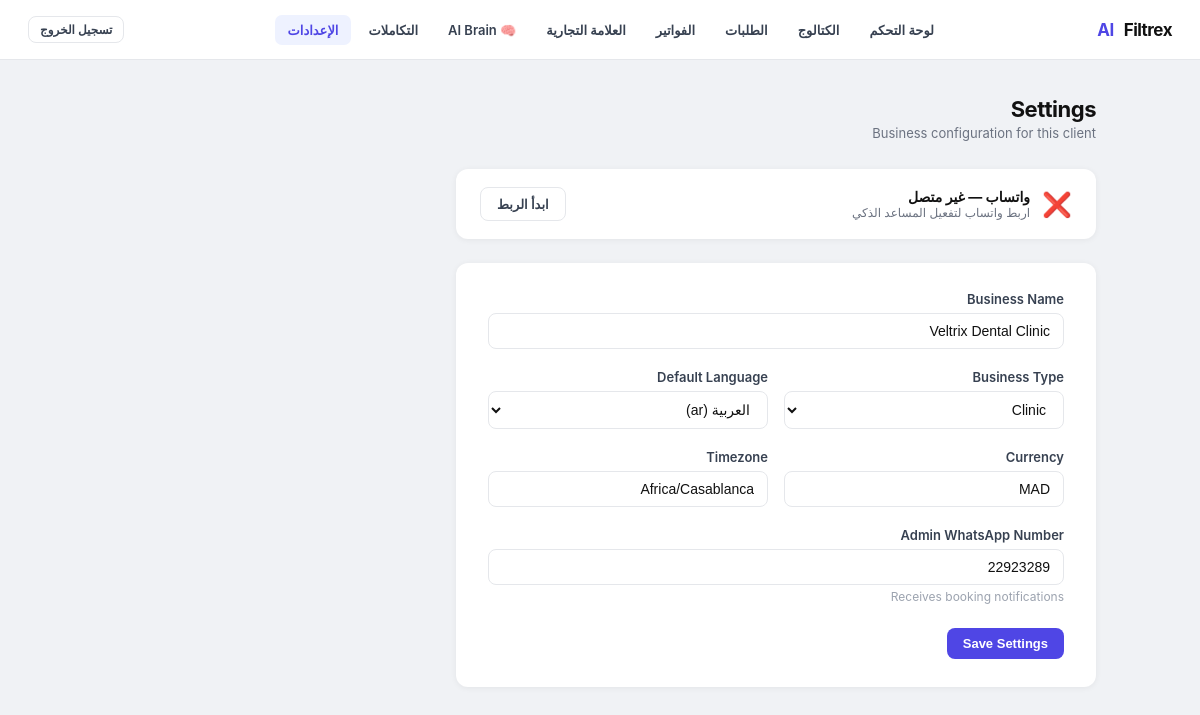
The app's page /admin/settings (signed in) with its own data.
### tables this page shows
CREATE TABLE clients (
                id                INTEGER PRIMARY KEY AUTOINCREMENT,
                name              TEXT NOT NULL,
                business_type     TEXT DEFAULT 'clinic',
                default_language  TEXT DEFAULT 'ar',
                currency          TEXT DEFAULT 'MAD',
                timezone          TEXT DEFAULT 'Africa/Casablanca',
                admin_whatsapp    TEXT,
                ultramsg_instance TEXT,
                ultramsg_token    TEXT,
                is_active         INTEGER DEFAULT 1,
                created_at        TEXT DEFAULT (datetime('now'))
            , whatsapp_connected INTEGER DEFAULT 0, onboarding_step INTEGER DEFAULT 0, referral_code   TEXT, referred_by     INTEGER, referral_count  INTEGER DEFAULT 0, brand_name          TEXT, logo_url            TEXT, primary_color       TEXT DEFAULT '#4f46e5', custom_domain       TEXT, white_label_enabled INTEGER DEFAULT 0, business_whatsapp_number TEXT, whatsapp_connection_status TEXT DEFAULT 'not_connected', whatsapp_provider TEXT DEFAULT 'ultramsg', plan TEXT DEFAULT 'free', subscription_id TEXT, subscription_status TEXT DEFAULT 'inactive', is_trial          INTEGER DEFAULT 0, trial_started_at  TEXT, trial_ends_at     TEXT, affiliate_enabled  INTEGER DEFAULT 1, affiliate_code     TEXT, affiliate_earnings REAL    DEFAULT 0.0, affiliate_rate     REAL    DEFAULT 0.20, assistant_tone        TEXT DEFAULT 'friendly', assistant_goal        TEXT DEFAULT 'book_appointments', business_description  TEXT DEFAULT '', policies              TEXT DEFAULT '', fallback_message      TEXT DEFAULT '', trial_reminder_day  INTEGER DEFAULT 0);

### app.py (the view, shortened to what this page needs)
@app.route("/admin/settings", methods=["GET", "POST"])
def admin_settings():
    guard = _admin_guard()
    if guard:
        return guard
    cid = _session_client_id()
    client = get_client(cid)
    if request.method == "POST" and request.form.get("white_label_enabled"):
        print(f"[PLAN_ENFORCE] checking feature=white_label — client={cid}")
        if not has_feature(cid, "white_label"):
            print(f"[FEATURE_BLOCKED] white_label — client={cid} → upgrade required")
            flash("لقد وصلت إلى حد باقتك الحالية. يرجى الترقية للاستمرار.", "error")
            return redirect(url_for("admin_billing"))
    return render_template("admin/settings.html", client=client, active="settings")

### app.py (called while the page is built, shortened)
@app.context_processor
def _inject_branding():
    return {"branding": getattr(g, "branding", {"brand_name": "Filtrex AI",
                                                  "logo_url": None,
                                                  "primary_color": "#4f46e5",
                                                  "white_label_enabled": 0})}

def t(key, lang="en"):
    lang = lang if lang in TRANSLATIONS else "en"
    return TRANSLATIONS[lang].get(key) or TRANSLATIONS["en"].get(key, key)

@app.context_processor
def _inject_lang():
    cid = session.get("client_id")
    lang = "en"
    if cid:
        _con = sqlite3.connect("bookings.db", timeout=10)
        _con.row_factory = sqlite3.Row
        try:
            _row = _con.execute(
                "SELECT default_language FROM clients WHERE id=?", (cid,)
            ).fetchone()
        finally:
            _con.close()
        if _row:
            lang = _row["default_language"] or "en"
    return {"lang": lang, "t": t}

@app.context_processor
def _inject_trial_info():
    try:
        cid = session.get("client_id")
        if cid:
            _client = get_client(cid)
            return {"trial_info": get_trial_status(_client)}
    except Exception:
        pass
    return {"trial_info": None}

def get_db_connection():
    con = sqlite3.connect(DB_FILE, timeout=10)
    con.row_factory = sqlite3.Row
    return con

def _session_client_id():
    cid = session.get("client_id")
    return int(cid) if cid else CLIENT_ID

def get_client(client_id=CLIENT_ID):
    con = get_db_connection()
    try:
        row = con.execute("SELECT * FROM clients WHERE id=?", (client_id,)).fetchone()
    finally:
        con.close()
    return dict(row) if row else {}

def get_trial_status(client):
    if not client or not client.get("is_trial"):
        return {"is_trial": False, "active": False, "expired": False}

def _admin_guard():
    if not session.get("logged_in"):
        return redirect(url_for("login"))
    cid = session.get("client_id")
    if cid:
        print(f"[AUTH_CLIENT_ID] client_id={cid} path={request.path}")
    return None

### templates/admin/settings.html (shortened to what this page needs)
{% extends "admin/layout.html" %}
{% block content %}
<div class="page-head">
  <div>
    <h1 class="page-title">Settings</h1>
    <p class="page-sub">Business configuration for this client</p>
  </div>
</div>
<div style="margin-bottom:24px">
  <div style="background:#fff;border-radius:12px;box-shadow:0 1px 6px rgba(0,0,0,.06);
              padding:18px 24px;display:flex;align-items:center;justify-content:space-between;
              flex-wrap:wrap;gap:12px;max-width:640px">
    <div style="display:flex;align-items:center;gap:12px">
      <span style="font-size:24px">{{ '✅' if client.whatsapp_connected else '❌' }}</span>
      <div>
        <div style="font-size:14px;font-weight:700;color:#111">
          واتساب — {{ 'متصل' if client.whatsapp_connected else 'غير متصل' }}
        </div>
        <div style="font-size:12px;color:#6b7280">
          {% if client.whatsapp_connected %}
            المساعد الذكي يعمل ويستقبل الرسائل
          {% else %}
            اربط واتساب لتفعيل المساعد الذكي
          {% endif %}
        </div>
      </div>
    </div>
    <a href="/admin/connect-whatsapp"
       style="padding:8px 16px;border-radius:8px;border:1.5px solid #e5e7eb;
              background:#fff;color:#374151;font-size:13px;font-weight:600;
              text-decoration:none;white-space:nowrap">
      {{ 'إدارة الاتصال' if client.whatsapp_connected else 'ابدأ الربط' }}
    </a>
  </div>
</div>
<div class="form-card">
  <form method="post">
    <div class="form-row">
      <label>Business Name</label>
      <input type="text" name="name" value="{{ client.name }}" required/>
    </div>
    <div style="display:grid;grid-template-columns:1fr 1fr;gap:16px">
      <div class="form-row">
        <label>Business Type</label>
        <select name="business_type">
          <option value="clinic"     {{ 'selected' if client.business_type=='clinic' }}>Clinic</option>
        </select>
      </div>
      <div class="form-row">
        <label>Default Language</label>
        <select name="default_language">
          <option value="ar" {{ 'selected' if client.default_language=='ar' }}>العربية (ar)</option>
        </select>
      </div>
    </div>
    <div style="display:grid;grid-template-columns:1fr 1fr;gap:16px">
      <div class="form-row">
        <label>Currency</label>
        <input type="text" name="currency" value="{{ client.currency }}" placeholder="MAD"/>
      </div>
      <div class="form-row">
        <label>Timezone</label>
        <input type="text" name="timezone" value="{{ client.timezone }}" placeholder="Africa/Casablanca"/>
      </div>
    </div>
    <div class="form-row">
      <label>Admin WhatsApp Number</label>
      <input type="text" name="admin_whatsapp" value="{{ client.admin_whatsapp or '' }}" placeholder="e.g. 2126xxxxxxxx"/>
      <div class="form-hint">Receives booking notifications</div>
    </div>
    <div class="form-actions">
      <button type="submit" class="btn btn-primary">Save Settings</button>
    </div>
  </form>
</div>
{% endblock %}

### templates/admin/layout.html (shortened to what this page needs)
<!DOCTYPE html>
<html lang="{{ lang }}" dir="{{ 'rtl' if lang == 'ar' else 'ltr' }}">
<head>
</head>
<body>
<nav class="nav">
  <div class="nav-brand">
    {% if branding.logo_url %}
      <img src="{{ branding.logo_url }}" alt="{{ branding.brand_name }}"
           style="height:32px;width:auto;object-fit:contain;border-radius:4px;" />
    {% else %}
      {% set _parts = branding.brand_name.split() %}
      {% if _parts|length >= 2 %}
        {{ _parts[:-1]|join(' ') }} <span>{{ _parts[-1] }}</span>
      {% else %}
        <span>{{ branding.brand_name }}</span>
      {% endif %}
    {% endif %}
  </div>
  <div class="nav-links">
    <a href="/admin/dashboard" class="nav-link {% if active=='dashboard' %}active{% endif %}">{{ t("nav_dashboard", lang) }}</a>
    <a href="/admin/catalog" class="nav-link {% if active=='catalog' %}active{% endif %}">{{ t("nav_catalog", lang) }}</a>
    <a href="/admin/orders" class="nav-link {% if active=='orders' %}active{% endif %}">{{ t("nav_orders", lang) }}</a>
    <a href="/admin/billing" class="nav-link {% if active=='billing' %}active{% endif %}">{{ t("nav_billing", lang) }}</a>
    <a href="/admin/branding" class="nav-link {% if active=='branding' %}active{% endif %}">{{ t("nav_branding", lang) }}</a>
    <a href="/admin/ai-brain" class="nav-link {% if active=='ai-brain' %}active{% endif %}">🧠 AI Brain</a>
    <a href="/admin/integrations" class="nav-link {% if active=='integrations' %}active{% endif %}">{{ t("nav_integrations", lang) }}</a>
    <a href="/admin/settings" class="nav-link {% if active=='settings' %}active{% endif %}">{{ t("nav_settings", lang) }}</a>
  </div>
  <div class="nav-right">
    <a href="/logout" class="btn btn-ghost btn-sm">{{ t("nav_logout", lang) }}</a>
  </div>
</nav>
<div class="shell">
  {% block content %}{% endblock %}
</div>
</body>
</html>

### records on screen
clients: default_language "لوحة التحكم", default_language "الكتالوج", default_language "الطلبات", default_language "الفواتير", default_language "العلامة التجارية", default_language "التكاملات", default_language "الإعدادات", default_language "تسجيل الخروج", whatsapp_connected "❌", whatsapp_connected "غير متصل", whatsapp_connected "ابدأ الربط", name "Veltrix Dental Clinic", currency "MAD", timezone "Africa/Casablanca", admin_whatsapp "22923289"

### other values on screen
{{ _parts[:-1]|join(' ') }} "Filtrex"
{{ _parts[-1] }} "AI"
